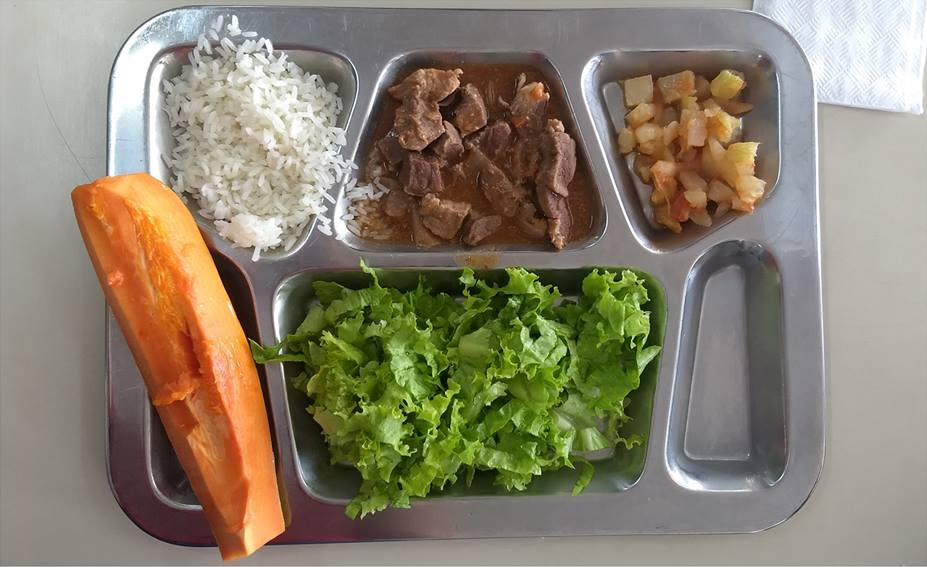
#> input picture Color_Pallete/cut.png, 927 x 567 px
$ python compare.py
#> lines starting #> are read from the running program, lines starting #| are printed output that depends on the picture
from sklearn.cluster import KMeans
import random as rd
import numpy as np
import statistics as stat
import cv2
import matplotlib.pyplot as plt
import math
from PIL import Image

# Converts rgb image to decimal values
def rgb_to_dec(image):
	aux = np.zeros((len(image), len(image[0])))
	for i in range(len(image)):
		for j in range(len(image[0])):
			aux[i][j] = (image[i][j][0] << 16) + (image[i][j][1] << 8) + (image[i][j][2])

	return aux

def hex_to_rgb(centers):
	centers = centers.astype(np.int32)
	colors = np.zeros((len(centers), 3), np.int32)
	for i in range(len(centers)):
		colors[i][0] = centers[i]>>16
		colors[i][1] = (centers[i] - (colors[i][0]<<16))>>8
		colors[i][2] = centers[i] - (colors[i][0]<<16) - (colors[i][1]<<8)

	return colors

# Reads a image and returns a numpy array with one line
def load_image(file_name):
#> called with file_name = 'cut.png'
	image = cv2.imread(file_name, cv2.IMREAD_COLOR)
#> image is the input picture: shape (567, 927, 3); mean B, G, R 108.8, 128.6, 137.7
	image = cv2.cvtColor(image, cv2.COLOR_BGR2RGB)

	# cv2.imshow("image", image)
	# cv2.waitKey(0)
	# cv2.destroyAllWindows()

	image = rgb_to_dec(image)
#> in rgb_to_dec, `aux = np.zeros((len(image), len(image[0])))`: aux: shape (567, 927) float64; every value is 0
#> after the loop in rgb_to_dec, `for i in range(len(image)):`:
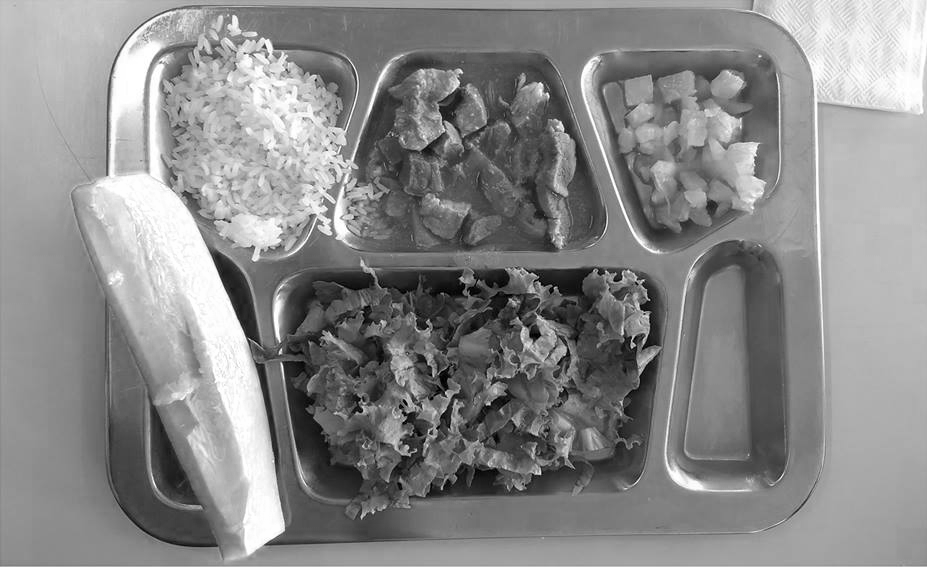
#> aux: shape (567, 927) float64; min 768, max 16777215, mean 9059811.9; drawn with min black and max white

	data = np.asarray(image)

	return data.ravel()

def draw_image(colors, image_name):
	board_size = 5
	rec_heigth = 20

	# Open the old file
	old = Image.open(image_name)
	old_size = old.size

	# Creates the new image and paste the old image
	new_size = (math.ceil(old.size[0]+2*board_size), math.ceil(old.size[1]+rec_heigth+3*board_size))
	new_image = Image.new("RGB", new_size, (255, 255, 255))
	new_image.paste(old, (board_size, board_size))

	n_colors = len(colors)
	pos = board_size
	rec_width = (old.size[0]-((n_colors-1)*5))//n_colors
	advance = (old.size[0]-((n_colors-1)*5))/n_colors
	for i in colors:
		rec = np.full((rec_heigth, rec_width, 3), i, dtype=np.uint8)
		img = Image.fromarray(rec, 'RGB')
		new_image.paste(img, (pos, old_size[1]+2*board_size))
		pos = round(pos+advance+board_size)

	return new_image

image_name = "cut.png"
image = load_image(image_name)

# Transformar centers em array de inteiros
image = image.reshape(-1, 1)
# Number of clusters
kmeans = KMeans(n_clusters=10)
# Fitting the input data
kmeans = kmeans.fit(image)
# Getting the cluster labels
labels = kmeans.predict(image)
# Centroid values
centroids = kmeans.cluster_centers_
#> centroids = [13096848.9, 7558569.5, 10322545.3, 3542793.5, 15927905.1, 8864767.2, 4848789.9, 11756758.2, 2026730.8, 6097439.2]

colors = hex_to_rgb(centroids)
#> in hex_to_rgb, `centers = centers.astype(np.int32)`: centers = [13096848, 7558569, 10322545, 3542793, 15927905, 8864767, 4848789, 11756758, 2026730, 6097439]
#> in hex_to_rgb, `colors = np.zeros((len(centers), 3), np.int32)`: colors = [[0, 0, 0], [0, 0, 0], [0, 0, 0], [0, 0, 0], [0, 0, 0], [0, 0, 0], [0, 0, 0], [0, 0, 0], [0, 0, 0], [0, 0, 0]]
#> the loop in hex_to_rgb, `for i in range(len(centers)):` made 10 passes
#> after the loop in hex_to_rgb, `for i in range(len(centers)):`: colors = [[199, 215, 144], [115, 85, 169], [157, 130, 113], [54, 15, 9], [243, 10, 97], [135, 67, 255], [73, 252, 149], [179, 100, 214], [30, 236, 234], [93, 10, 31]]
new_image = draw_image(colors, image_name)
#> in draw_image, `new_image = Image.new("RGB", new_size, (255, 255, 255))`: new_image: PIL image 937x602 RGB; every value is 255
#> in draw_image, `new_image.paste(old, (board_size, board_size))`:
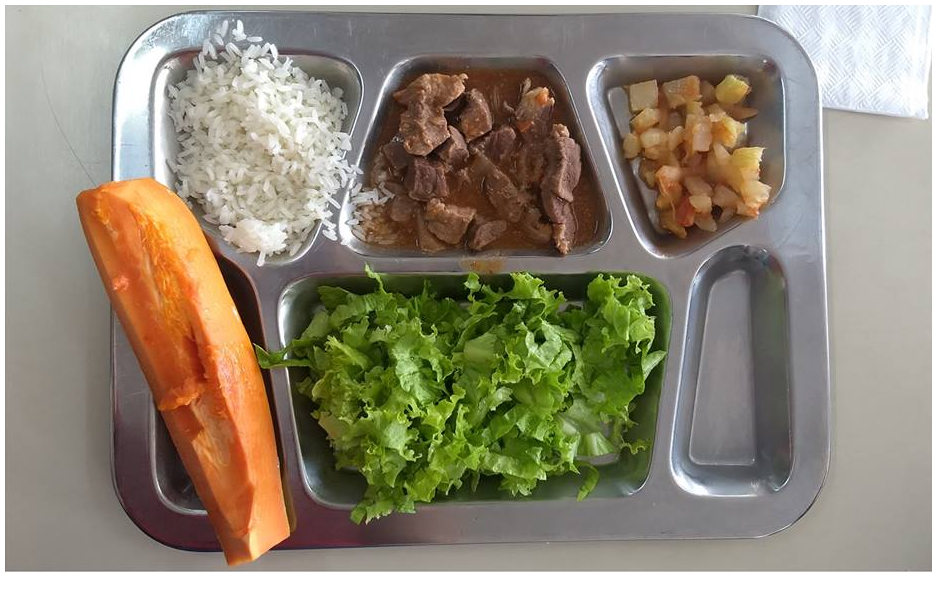
#> new_image: PIL image 937x602 RGB; mean R, G, B 145.7, 137.2, 118.7
#> in draw_image, `n_colors = len(colors)`: n_colors = 10
#> in draw_image, `rec_width = (old.size[0]-((n_colors-1)*5))//n_colors`: rec_width = 88
#> in draw_image, `advance = (old.size[0]-((n_colors-1)*5))/n_colors`: advance = 88.2
#> the loop in draw_image, `for i in colors:` made 10 passes
#> (i, pos) on passes 1 to 10: ([199, 215, 144], 98), ([115, 85, 169], 191), ([157, 130, 113], 284), ([54, 15, 9], 377), ([243, 10, 97], 470), ([135, 67, 255], 563), ([73, 252, 149], 656), ([179, 100, 214], 749), ([30, 236, 234], 842), ([93, 10, 31], 935)
#> pass 1, in draw_image, `rec = np.full((rec_heigth, rec_width, 3), i, dtype=np.uint8)`:
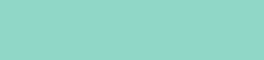
#> rec: shape (20, 88, 3) (shown 3 times larger); mean of channels 0, 1, 2 199, 215, 144; drawn as B, G, R
#> pass 2, in draw_image, `rec = np.full((rec_heigth, rec_width, 3), i, dtype=np.uint8)`:
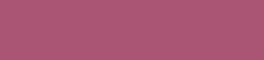
#> rec: shape (20, 88, 3) (shown 3 times larger); mean of channels 0, 1, 2 115, 85, 169; drawn as B, G, R
#> pass 3, in draw_image, `rec = np.full((rec_heigth, rec_width, 3), i, dtype=np.uint8)`:
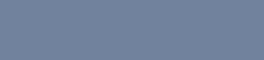
#> rec: shape (20, 88, 3) (shown 3 times larger); mean of channels 0, 1, 2 157, 130, 113; drawn as B, G, R
#> after the loop in draw_image, `for i in colors:`:
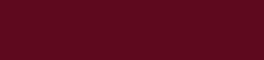
#> img: PIL image 88x20 RGB (shown 3 times larger); mean R, G, B 93, 10, 31
#> after the loop in draw_image, `for i in colors:`:
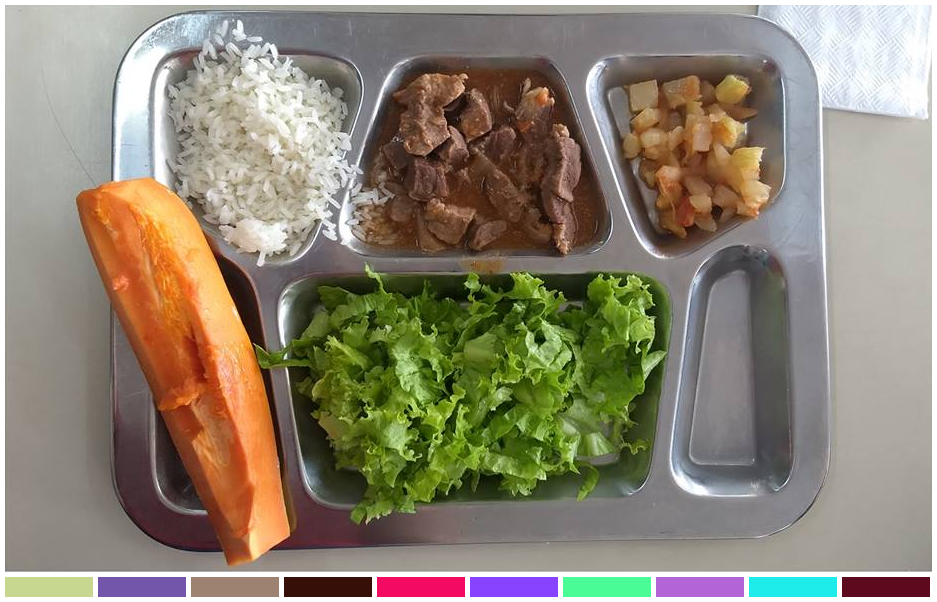
#> new_image: PIL image 937x602 RGB; mean R, G, B 141.8, 132.7, 115.2

new_image.save("result.png")
new_image.show()

$ run again, with Color_Pallete/images.jpg saved as Color_Pallete/cut.png
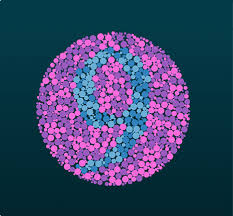
#> input picture Color_Pallete/images.jpg, 233 x 216 px
#> in load_image, image is the input picture: shape (216, 233, 3); mean B, G, R 102.8, 67.4, 54
#> after the loop in rgb_to_dec, `for i in range(len(image)):`:
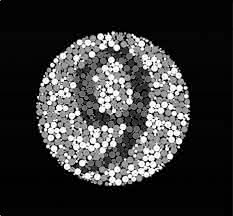
#> aux: shape (216, 233) float64; min 35, max 16750591, mean 3554105.7; drawn with min black and max white
#> centroids = [1652013.8, 11665248.9, 221514.1, 16360451, 6903211.4, 10046654.4, 14414113.6, 5173444, 8471206.1, 3402934.4]
#> centers = [1652013, 11665248, 221514, 16360450, 6903211, 10046654, 14414113, 5173444, 8471206, 3402934]
#> in hex_to_rgb, `colors = np.zeros((len(centers), 3), np.int32)`: colors = [[0, 0, 0], [0, 0, 0], [0, 0, 0], [0, 0, 0], [0, 0, 0], [0, 0, 0], [0, 0, 0], [0, 0, 0], [0, 0, 0], [0, 0, 0]]
#> the loop in hex_to_rgb, `for i in range(len(centers)):` made 10 passes
#> after the loop in hex_to_rgb, `for i in range(len(centers)):`: colors = [[25, 53, 45], [177, 255, 96], [3, 97, 74], [249, 164, 2], [105, 85, 171], [153, 76, 190], [219, 241, 33], [78, 240, 196], [129, 66, 166], [51, 236, 182]]
#> n_colors = 10
#> rec_width = 18
#> advance = 18.8
#> the loop in draw_image, `for i in colors:` made 10 passes
#> (i, pos) on passes 1 to 8: ([25, 53, 45], 29), ([177, 255, 96], 53), ([3, 97, 74], 77), ([249, 164, 2], 101), ([105, 85, 171], 125), ([153, 76, 190], 149), ([219, 241, 33], 173), ([78, 240, 196], 197)
#> after the loop in draw_image, `for i in colors:`:
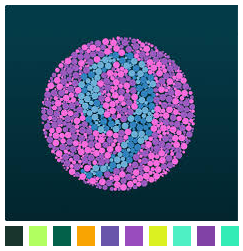
#> new_image: PIL image 243x251 RGB; mean R, G, B 81.1, 94.1, 121.1

$ run again, with Color_Pallete/teste.jpg saved as Color_Pallete/cut.png
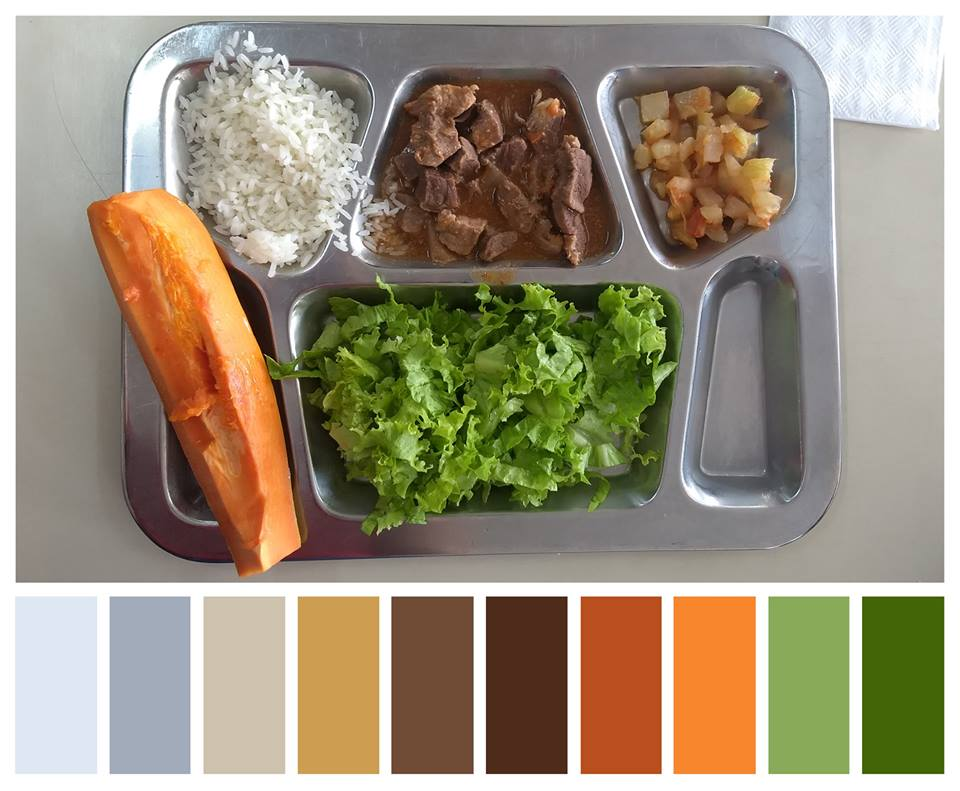
#> input picture Color_Pallete/teste.jpg, 960 x 791 px
#> in load_image, image is the input picture: shape (791, 960, 3); mean B, G, R 122.7, 144.5, 155.9
#> after the loop in rgb_to_dec, `for i in range(len(image)):`:
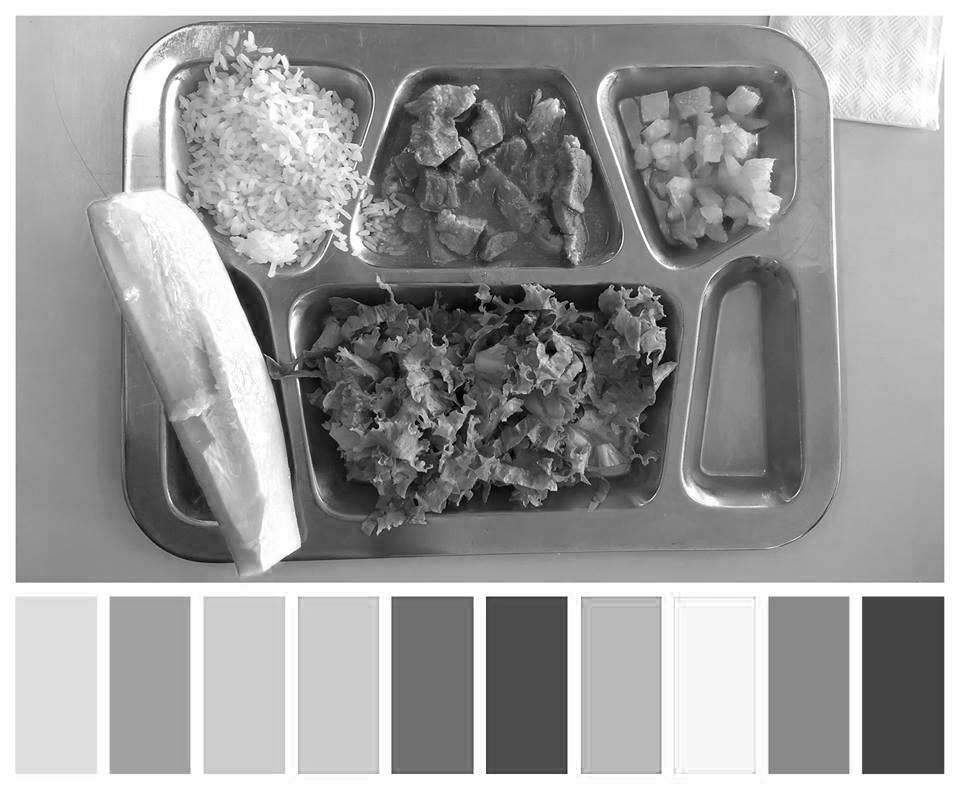
#> aux: shape (791, 960) float64; min 768, max 16777215, mean 10253251.9; drawn with min black and max white
#> centroids = [7504606.1, 16555217.6, 12341204.6, 4606008.8, 9971009.9, 14083897.3, 8837873.6, 5968662.9, 2485293.9, 10974702.2]
#> centers = [7504606, 16555217, 12341204, 4606008, 9971009, 14083897, 8837873, 5968662, 2485293, 10974702]
#> in hex_to_rgb, `colors = np.zeros((len(centers), 3), np.int32)`: colors = [[0, 0, 0], [0, 0, 0], [0, 0, 0], [0, 0, 0], [0, 0, 0], [0, 0, 0], [0, 0, 0], [0, 0, 0], [0, 0, 0], [0, 0, 0]]
#> the loop in hex_to_rgb, `for i in range(len(centers)):` made 10 passes
#> after the loop in hex_to_rgb, `for i in range(len(centers)):`: colors = [[114, 130, 222], [252, 156, 209], [188, 79, 212], [70, 72, 56], [152, 37, 65], [214, 231, 57], [134, 218, 241], [91, 19, 22], [37, 236, 45], [167, 117, 238]]
#> n_colors = 10
#> rec_width = 91
#> advance = 91.5
#> the loop in draw_image, `for i in colors:` made 10 passes
#> (i, pos) on passes 1 to 8: ([114, 130, 222], 102), ([252, 156, 209], 198), ([188, 79, 212], 294), ([70, 72, 56], 390), ([152, 37, 65], 486), ([214, 231, 57], 582), ([134, 218, 241], 678), ([91, 19, 22], 774)
#> after the loop in draw_image, `for i in colors:`:
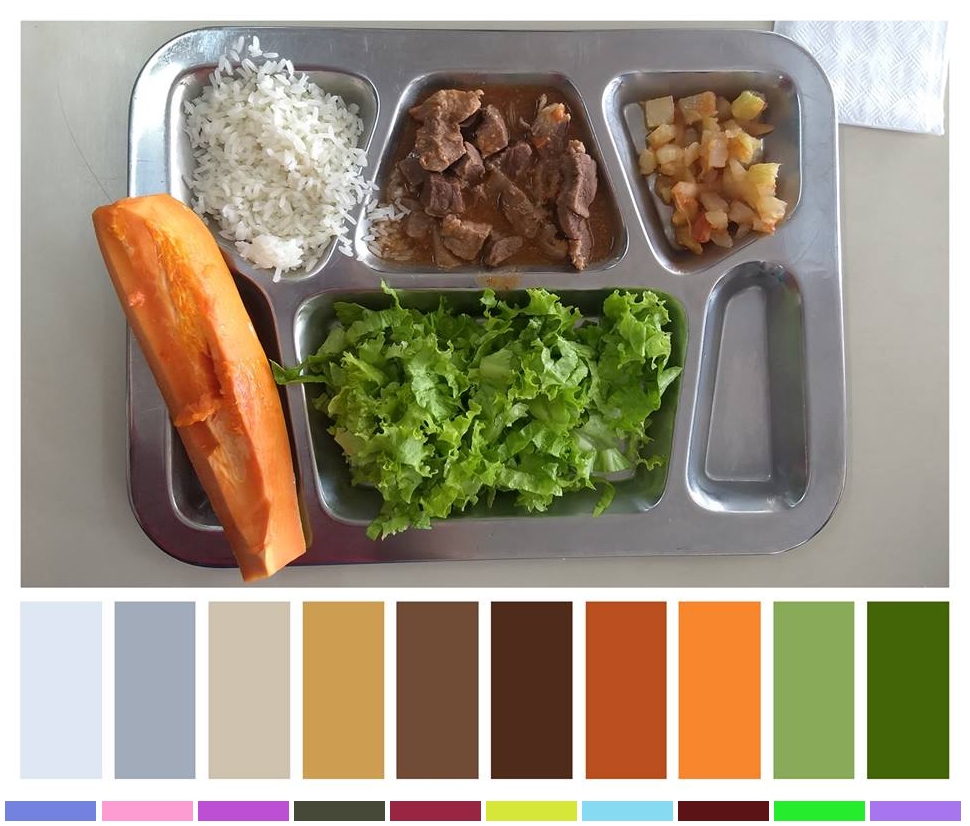
#> new_image: PIL image 970x826 RGB; mean R, G, B 158.5, 147.4, 126.9
